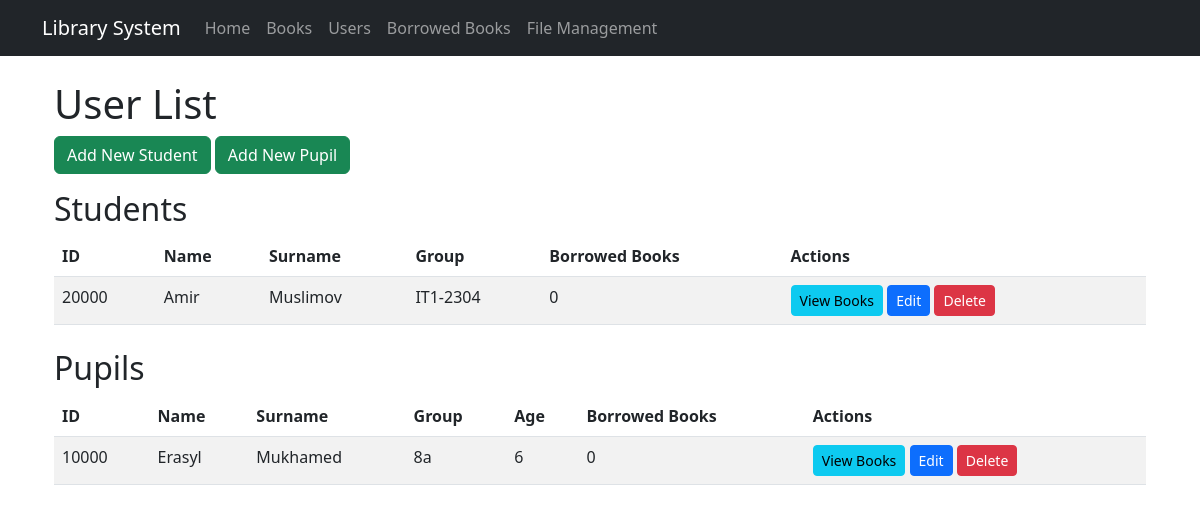
/users/, run on an earlier commit of the app's database.
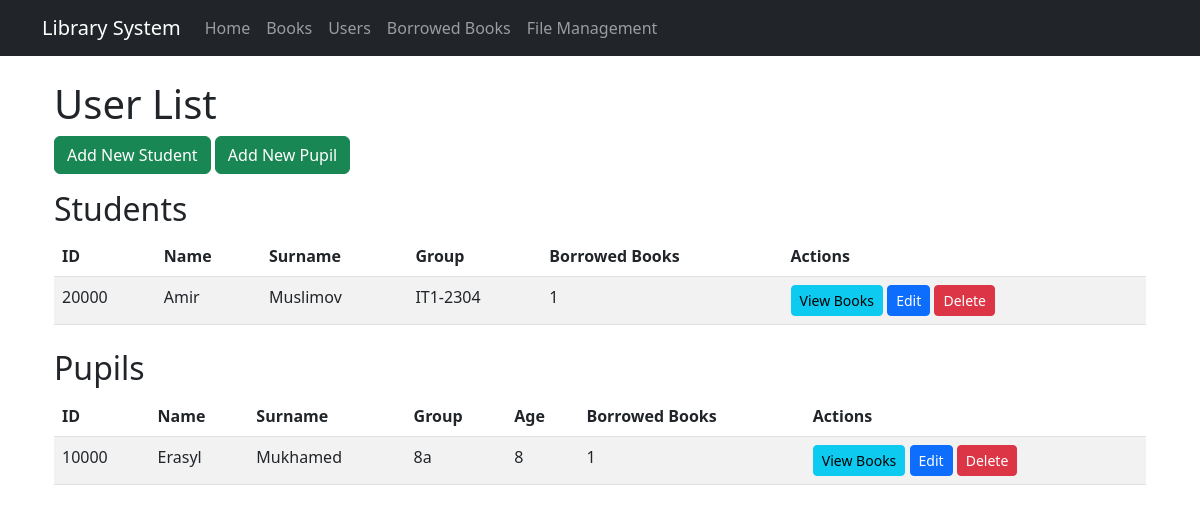
And on a later commit of the database.
### library/models.py (models this page shows, shortened)
class User(models.Model):
    user_id = models.CharField(max_length=5, unique=True)
    name = models.CharField(max_length=100)
    surname = models.CharField(max_length=100)
    group = models.CharField(max_length=50)
    class Meta:
        abstract = True

class Student(User):
    borrowed_books = models.ManyToManyField(Book, blank=True, related_name='borrowed_by_students')

class Pupil(User):
    borrowed_books = models.ManyToManyField(Book, blank=True, related_name='borrowed_by_pupils')
    age = models.IntegerField(default=7)

### library/views.py (the view)
# urls.py: path('users/', views.user_list, name='user_list'),
def user_list(request):
    students = Student.objects.all()
    pupils = Pupil.objects.all()
    return render(request, 'library/user_list.html', {'students': students, 'pupils': pupils})

### templates/library/user_list.html
{% extends 'base.html' %}
{% block content %}
<div class="container">
    <h1>User List</h1>
    <div class="row mb-3">
        <div class="col">
            <a href="{% url 'add_student' %}" class="btn btn-success">Add New Student</a>
            <a href="{% url 'add_pupil' %}" class="btn btn-success">Add New Pupil</a>
        </div>
    </div>
    <h2>Students</h2>
    <table class="table table-striped">
        <thead>
            <tr>
                <th>ID</th>
                <th>Name</th>
                <th>Surname</th>
                <th>Group</th>
                <th>Borrowed Books</th>
                <th>Actions</th>
            </tr>
        </thead>
        <tbody>
            {% for student in students %}
            <tr>
                <td>{{ student.user_id }}</td>
                <td>{{ student.name }}</td>
                <td>{{ student.surname }}</td>
                <td>{{ student.group }}</td>
                <td>{{ student.borrowed_books.count }}</td>
                <td>
                    <a href="{% url 'user_books' 'student' student.user_id %}" class="btn btn-sm btn-info">View Books</a>
                    <a href="{% url 'edit_student' student.user_id %}" class="btn btn-sm btn-primary">Edit</a>
                    <a href="{% url 'delete_student' student.user_id %}" class="btn btn-sm btn-danger">Delete</a>
                </td>
            </tr>
            {% empty %}
            <tr>
                <td colspan="6" class="text-center">No students registered.</td>
            </tr>
            {% endfor %}
        </tbody>
    </table>
    <h2 class="mt-4">Pupils</h2>
    <table class="table table-striped">
        <thead>
            <tr>
                <th>ID</th>
                <th>Name</th>
                <th>Surname</th>
                <th>Group</th>
                <th>Age</th>
                <th>Borrowed Books</th>
                <th>Actions</th>
            </tr>
        </thead>
        <tbody>
            {% for pupil in pupils %}
            <tr>
                <td>{{ pupil.user_id }}</td>
                <td>{{ pupil.name }}</td>
                <td>{{ pupil.surname }}</td>
                <td>{{ pupil.group }}</td>
                <td>{{ pupil.age }}</td>
                <td>{{ pupil.borrowed_books.count }}</td>
                <td>
                    <a href="{% url 'user_books' 'pupil' pupil.user_id %}" class="btn btn-sm btn-info">View Books</a>
                    <a href="{% url 'edit_pupil' pupil.user_id %}" class="btn btn-sm btn-primary">Edit</a>
                    <a href="{% url 'delete_pupil' pupil.user_id %}" class="btn btn-sm btn-danger">Delete</a>
                </td>
            </tr>
            {% empty %}
            <tr>
                <td colspan="7" class="text-center">No pupils registered.</td>
            </tr>
            {% endfor %}
        </tbody>
    </table>
</div>
{% endblock %}

What changed in the data, as far as the page shows it:
computed for Student "Amir": borrowed_books.count "0" → "1"
changed Pupil "Erasyl": age "6" → "8"; borrowed_books.count "0" → "1"
